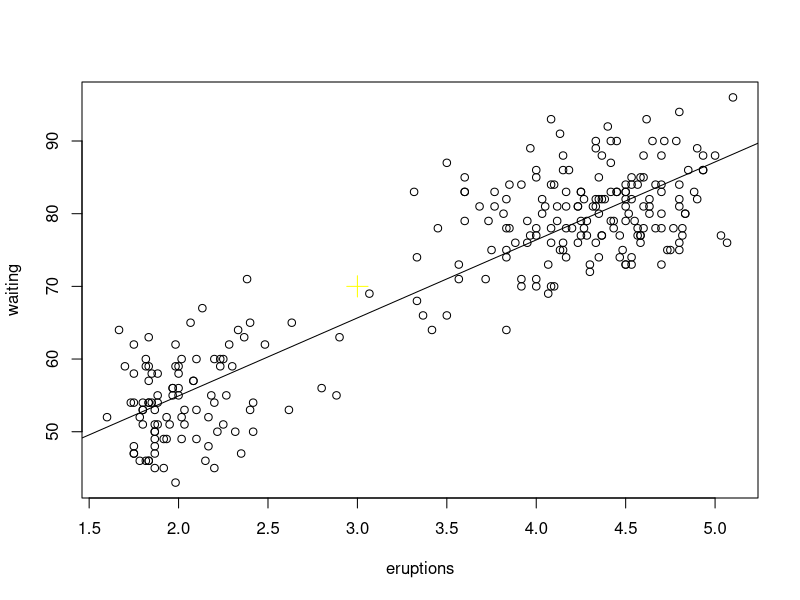

Write R code to recreate this figure.
# Testando R

1 * 5

4 + 44

# plot feito
plot(faithful)

# ajuste linear pelos pontos do grafico
faith.ln <- lm(waiting ~eruptions, data = faithful)

#grafico de reta

abline(faith.ln)

# ponto qualquer
points(x = 3, y = 70, pch = 3, cex = 2, col = 'yellow')